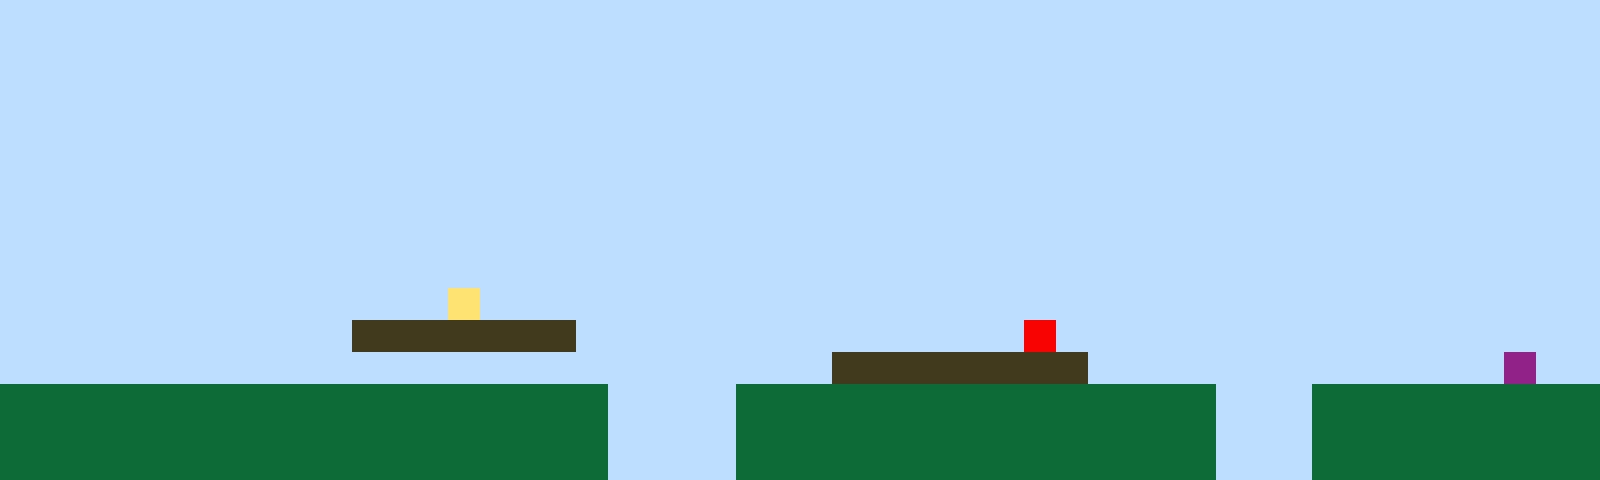

Tiled map render using the project's own tile images. Description and the whole map definition, tile-layer contents included, below:
An orthogonal 50x15 tile map with 32x32 px tiles, 1 tile layer (Tile Layer 1).

<map version="1.10" tiledversion="1.11.2" orientation="orthogonal" renderorder="right-up" width="50" height="15" tilewidth="32" tileheight="32" infinite="0" nextlayerid="2" nextobjectid="1"><editorsettings><export target="map1.csv" format="csv" /></editorsettings><tileset firstgid="1" name="sprites" tilewidth="32" tileheight="32" tilecount="6" columns="3"><image source="sprites.png" width="96" height="64" /></tileset><layer id="1" name="Tile Layer 1" width="50" height="15"><data encoding="csv">1,1,1,1,1,1,1,1,1,1,1,1,1,1,1,1,1,1,1,1,1,1,1,1,1,1,1,1,1,1,1,1,1,1,1,1,1,1,1,1,1,1,1,1,1,1,1,1,1,1,1,1,1,1,1,1,1,1,1,1,1,1,1,1,1,1,1,1,1,1,1,1,1,1,1,1,1,1,1,1,1,1,1,1,1,1,1,1,1,1,1,1,1,1,1,1,1,1,1,1,1,1,1,1,1,1,1,1,1,1,1,1,1,1,1,1,1,1,1,1,1,1,1,1,1,1,1,1,1,1,1,1,1,1,1,1,1,1,1,1,1,1,1,1,1,1,1,1,1,1,1,1,1,1,1,1,1,1,1,1,1,1,1,1,1,1,1,1,1,1,1,1,1,1,1,1,1,1,1,1,1,1,1,1,1,1,1,1,1,1,1,1,1,1,1,1,1,1,1,1,1,1,1,1,1,1,1,1,1,1,1,1,1,1,1,1,1,1,1,1,1,1,1,1,1,1,1,1,1,1,1,1,1,1,1,1,1,1,1,1,1,1,1,1,1,1,1,1,1,1,1,1,1,1,1,1,1,1,1,1,1,1,1,1,1,1,1,1,1,1,1,1,1,1,1,1,1,1,1,1,1,1,1,1,1,1,1,1,1,1,1,1,1,1,1,1,1,1,1,1,1,1,1,1,1,1,1,1,1,1,1,1,1,1,1,1,1,1,1,1,1,1,1,1,1,1,1,1,1,1,1,1,1,1,1,1,1,1,1,1,1,1,1,1,1,1,1,1,1,1,1,1,1,1,1,1,1,1,1,1,1,1,1,1,1,1,1,1,1,1,1,1,1,1,1,1,1,1,1,1,1,1,1,1,1,1,1,1,1,1,1,1,1,1,1,1,1,1,1,1,1,1,1,1,1,1,1,1,1,1,1,1,1,1,1,1,1,1,1,1,1,1,1,1,1,1,1,1,1,1,1,1,1,1,1,1,1,1,1,1,1,1,1,1,1,1,1,1,1,1,1,1,1,1,1,1,1,1,1,1,1,1,1,1,4,1,1,1,1,1,1,1,1,1,1,1,1,1,1,1,1,1,1,1,1,1,1,1,1,1,1,1,1,1,1,1,1,1,1,1,1,1,1,1,1,1,1,1,1,1,1,3,3,3,3,3,3,3,1,1,1,1,1,1,1,1,1,1,1,1,1,1,5,1,1,1,1,1,1,1,1,1,1,1,1,1,1,1,1,1,1,1,1,1,1,1,1,1,1,1,1,1,1,1,1,1,1,1,1,1,1,1,1,1,1,1,3,3,3,3,3,3,3,3,1,1,1,1,1,1,1,1,1,1,1,1,1,6,1,1,2,2,2,2,2,2,2,2,2,2,2,2,2,2,2,2,2,2,2,1,1,1,1,2,2,2,2,2,2,2,2,2,2,2,2,2,2,2,1,1,1,2,2,2,2,2,2,2,2,2,2,2,2,2,2,2,2,2,2,2,2,2,2,2,2,2,2,2,2,1,1,1,1,2,2,2,2,2,2,2,2,2,2,2,2,2,2,2,1,1,1,2,2,2,2,2,2,2,2,2,2,2,2,2,2,2,2,2,2,2,2,2,2,2,2,2,2,2,2,1,1,1,1,2,2,2,2,2,2,2,2,2,2,2,2,2,2,2,1,1,1,2,2,2,2,2,2,2,2,2</data></layer></map>
